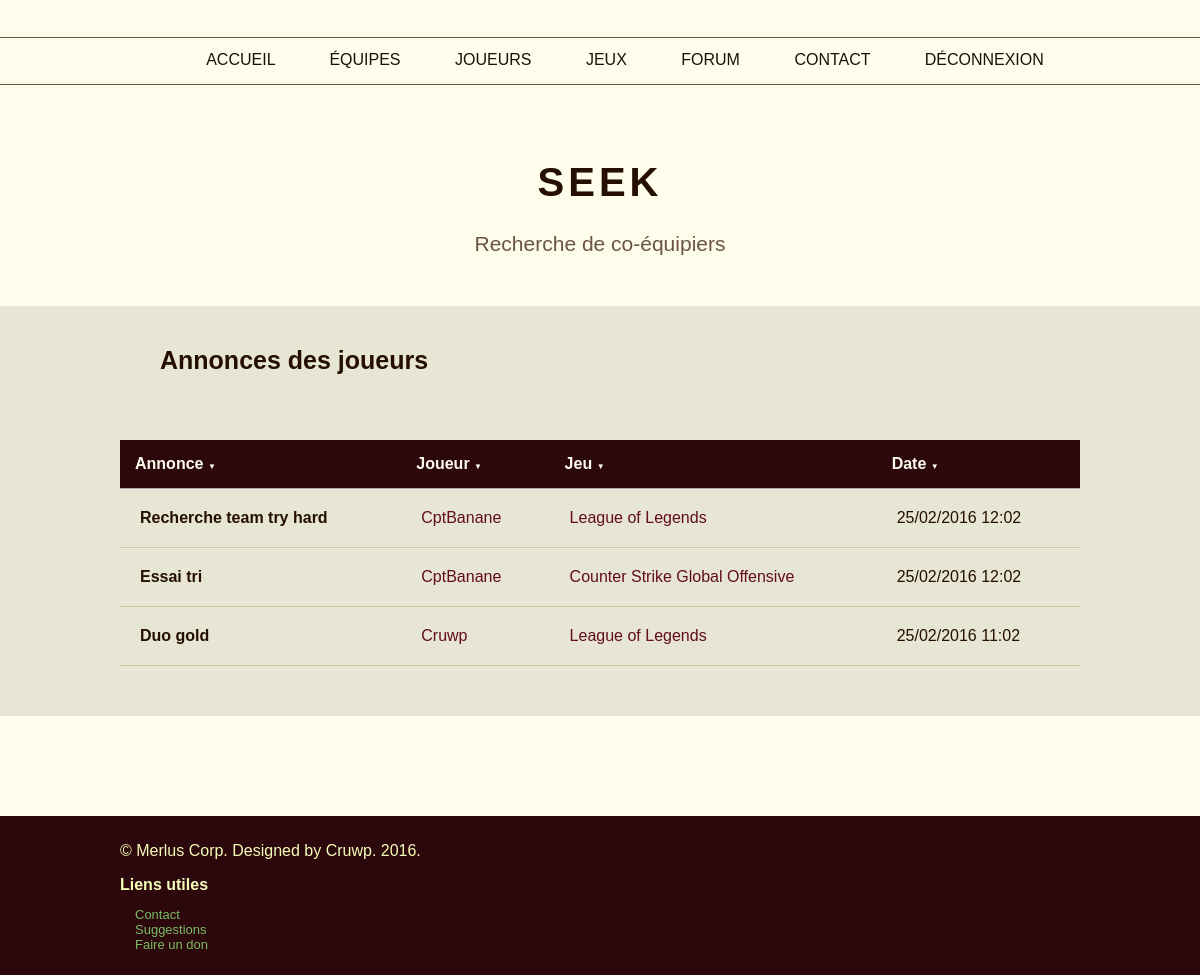
The app's page /players.php (signed in) with its own data.
### tables this page shows
CREATE TABLE IF NOT EXISTS `proposition` (
  `pid` int(11) NOT NULL AUTO_INCREMENT,
  `puser` int(11) NOT NULL,
  `ppost` text NOT NULL,
  `pjeu` int(11) NOT NULL,
  `pdate` timestamp NOT NULL DEFAULT CURRENT_TIMESTAMP,
  `ptitre` varchar(100) NOT NULL,
  PRIMARY KEY (`pid`)
);

CREATE TABLE IF NOT EXISTS `users` (
  `uid` int(11) NOT NULL AUTO_INCREMENT,
  `upseudo` varchar(25) NOT NULL,
  `upassword` varchar(255) NOT NULL,
  `uemail` varchar(120) NOT NULL,
  `urang` int(11) NOT NULL DEFAULT '0',
  `uavatar` varchar(50) NOT NULL,
  `uactif` int(11) NOT NULL DEFAULT '0',
  `uinscription` timestamp NOT NULL DEFAULT CURRENT_TIMESTAMP,
  `ulastconnec` timestamp NOT NULL DEFAULT CURRENT_TIMESTAMP,
  `ubanni` int(11) NOT NULL DEFAULT '0',
  `ucle` varchar(255) NOT NULL,
  PRIMARY KEY (`uid`)
);

CREATE TABLE IF NOT EXISTS `jeux` (
  `jid` int(11) NOT NULL AUTO_INCREMENT,
  `jnom` varchar(50) NOT NULL,
  `jminiature` varchar(70) NOT NULL,
  PRIMARY KEY (`jid`)
);

### inc/annonces.php (the view, shortened to what this page needs)
<?php
function afficherAnnoncesJoueur() {
    $resultats = recupAnnoncesJoueur();
    for ($i = 0; $i < sizeof($resultats); $i++) {
        echo "<tr class=\"tbody\" onclick=\"document.location='prop-{$resultats[$i][0]}'\">
        <td><b>{$resultats[$i][6]}</b></td>
        <td><a href='profile-{$resultats[$i][1]}'>{$resultats[$i][2]}</a></td>
        <td><a href='game-{$resultats[$i][3]}'>{$resultats[$i][4]}</a></td>
        <td>{$resultats[$i][5]}</td>
        </tr>";
    }
}
function recupAnnoncesJoueur() {
    $bdd = bdd();
    $req = $bdd->prepare("SELECT pid, uid, upseudo, jid, jnom, pdate, ptitre
        FROM proposition
        JOIN users ON uid = puser
        JOIN jeux ON pjeu = jid
        ORDER BY pdate DESC");
        $req->execute();
        $i = 0;
        $resultats = array();
        while ($data = $req->fetch()) {
            $data['ptitre'] = utf8_encode($data['ptitre']);
            $date = date("d/m/Y h:m", strtotime($data['pdate']));
            $resultats[$i] = array($data['pid'], $data['uid'], $data['upseudo'], $data['jid'], $data['jnom'], $date, $data['ptitre']);
            $i++;
        }
        return $resultats;
    }

### index.css (style rules this page uses)
body { width : 100%; margin : 0; padding : 0; background : #fefcea; font-family : "Ubuntu", sans-serif; color : #240f00; }
a { text-decoration : none; color: #620d19; }
#annonces td { padding: 20px; border-bottom : 1px solid #ccc6a3; }

### records on screen
proposition: ptitre "Recherche team try hard", users.upseudo "CptBanane", jeux.jnom "League of Legends", i "25/02/2016 12:02"
proposition: ptitre "Essai tri", users.upseudo "CptBanane", jeux.jnom "Counter Strike Global Offensive", i "25/02/2016 12:02"
proposition: ptitre "Duo gold", users.upseudo "Cruwp", jeux.jnom "League of Legends", i "25/02/2016 11:02"
